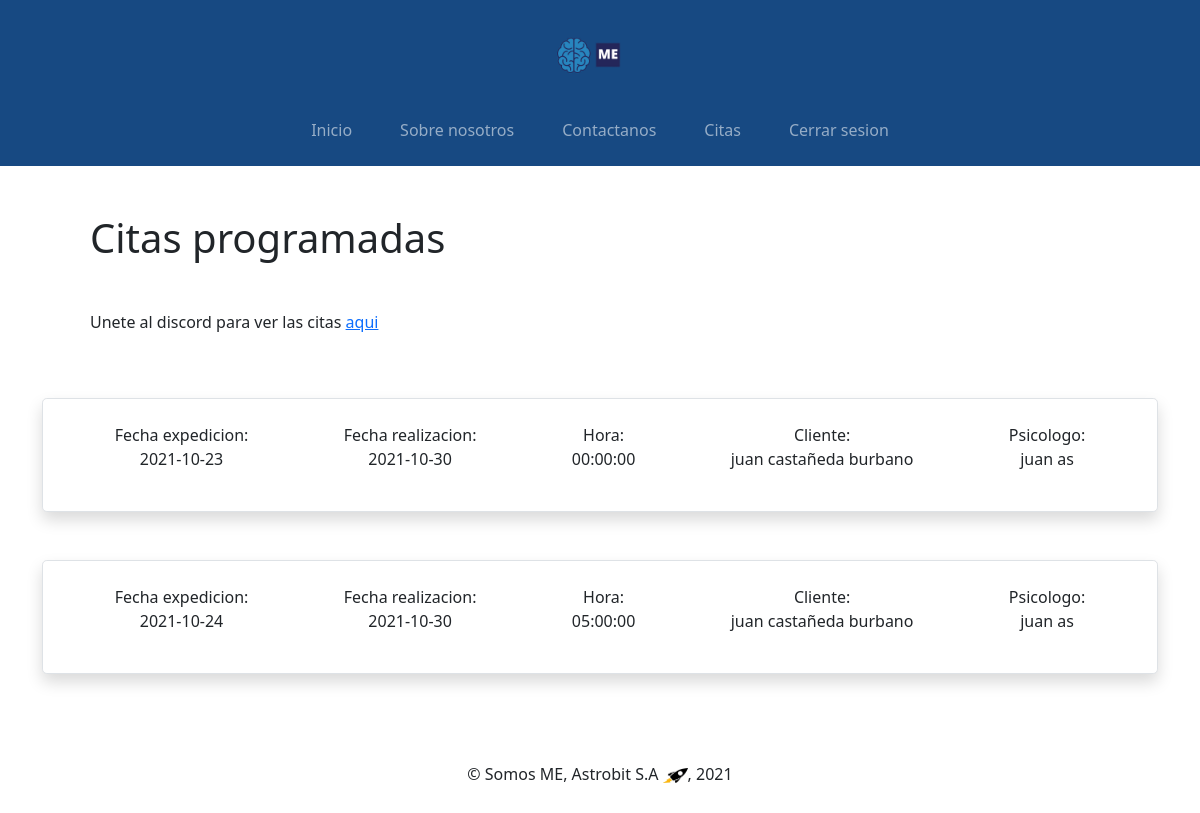
/citas (signed in), run on the app's committed database.
### tables this page shows
CREATE TABLE `programacion_citas` (
  `idProgramacionC` int(11) NOT NULL,
  `fechaExpedicion` timestamp NOT NULL DEFAULT current_timestamp() ON UPDATE current_timestamp(),
  `fechaRealizacion` datetime NOT NULL,
  `idCliente` varchar(12) NOT NULL,
  `idPsicologo` varchar(12) NOT NULL,
  `observada` varchar(2) NOT NULL
);

CREATE TABLE `clientes` (
  `documentoId` varchar(12) NOT NULL,
  `nombres` varchar(45) NOT NULL,
  `apellidos` varchar(45) NOT NULL,
  `telefono` varchar(12) NOT NULL,
  `edad` int(3) NOT NULL
);

CREATE TABLE `psicologos` (
  `documentoId` varchar(12) NOT NULL,
  `nombres` varchar(45) NOT NULL,
  `apellidos` varchar(45) NOT NULL,
  `telefono` varchar(12) NOT NULL,
  `hojaVida` varchar(30) NOT NULL
);

### libs/view.php (called while the page is built, shortened)
<?php
class View{
    function render($nombre){
        require 'views/'. $nombre .'.php';
    }
}
?>

### index.php (called while the page is built, shortened)
<?php
require_once 'libs/database.php';
require_once 'libs/view.php';
$app = new App;
?>

### models/citasmodel.php (called while the page is built, shortened)
<?php
class CitasModel extends Model{
    public function getCliente(){
        $items = [];
        try{
            $query = $this->db->connect()->query('SELECT * FROM clientes');
            while($row = $query->fetch()){
                $item = new Cliente;
                $item->documentoId = $row[0];
                $item->nombres = $row[1];
                $item->apellidos = $row[2];
                $item->telefono = $row[3];
                $item->edad = $row[4];
                array_push($items, $item);
            }
            return $items;
        }catch(PDOException $e){
            return [];
        }
    }
    public function getPsicologo(){
        $items = [];
        try{
            $query = $this->db->connect()->query('SELECT * FROM psicologos');
            while($row = $query->fetch()){
                $item = new Psicologo;
                $item->documentoId = $row[0];
                $item->nombres = $row[1];
                $item->apellidos = $row[2];
                $item->telefono = $row[3];
                $item->hojavida = $row[4];
                array_push($items, $item);
            }
            return $items;
        }catch(PDOException $e){
            return [];
        }
    }
    public function getCitasAgregadas(){
        $items = [];
        $id = $_SESSION['id'];
        try{
            $query = $this->db->connect()->query("SELECT * FROM programacion_citas WHERE observada = 'no' AND (idCliente = $id OR idPsicologo = $id)");
            while($row = $query->fetch()){
                $item = new CitaAgregada;
                $item->idcitas = $row[0];
                $item->fechexp = $row[1];
                $item->fechrea = $row[2];
                $item->cliente = $row[3];
                $item->psicologo = $row[4];
                $item->observada = $row[5];
                array_push($items, $item);
            }
            return $items;
        }catch(PDOException $e){
            return [];
        }
    }
}
?>

### libs/database.php (called while the page is built)
<?php
class Database{
    private $host;
    private $db;
    private $user;
    private $password;
    private $charset;
    public function __construct(){
        $this->host = constant('HOST');
        $this->db = constant('DB');
        $this->user = constant('USER');
        $this->password = constant('PASSWORD');
        $this->charset = constant('CHARSET');
    }
    function connect(){
        try{
            $connection = "mysql:host=" . $this->host . ";dbname=" . $this->db . ";charset=" . $this->charset;
            $options = [
                PDO::ATTR_ERRMODE            => PDO::ERRMODE_EXCEPTION,
                PDO::ATTR_EMULATE_PREPARES   => false,
            ];
            $pdo = new PDO($connection, $this->user, $this->password, $options);
            return $pdo;
        }catch(PDOException $e){
            print_r('Error connection: ' . $e->getMessage());
        }
    }
}
?>

### views/clienteapp/index.php (the view, shortened to what this page needs)
<!DOCTYPE html>
<html lang="en">
<head>
</head>
<body>
    <?php require 'views/header.php' ?>
    <div class="container">
        <div class="row p-5">
            <div class="col-sm-12">
                <h1 class="mb-5">Citas programadas</h1>
                <p>Unete al discord para ver las citas <a href="https://discord.gg/xnanWRrR4C">aqui</a></p>
            </div>
        </div>
        <div class="row">
            <div class="col-sm-12">
                <?php
                foreach($this->citasagregadas as $row){
                    $citas = $row;
                    $fecha = explode(' ', $citas->fechrea);
                ?>
                <div class="d-flex justify-content-around shadow p-4 mb-5 bg-body rounded-3 text-center align-items-center align-content-center border">
                    <p>Fecha expedicion: <br><?php echo explode(' ',$citas->fechexp)[0]; ?></p>
                    <p>Fecha realizacion: <br><?php echo $fecha[0] ?></p>
                    <p>Hora: <br><?php echo $fecha[1] ?></p>
                    <p><?php
                        foreach($this->clientes as $rowc){
                            $cliente = $rowc;
                            if($cliente->documentoId == $citas->cliente){
                                echo 'Cliente: <br>'.$cliente->nombres.' '.$cliente->apellidos;
                            }
                        }
                        ?></p>
                    <p><?php
                        foreach($this->psicologos as $rowp){
                            $psicologo = $rowp;
                            if($psicologo->documentoId == $citas->psicologo){
                                echo 'Psicologo: <br>'.$psicologo->nombres.' '.$psicologo->apellidos;
                            }
                        }
                        ?></p>
                </div>
                <?php } ?>
            </div>
        </div>
    </div>
    <?php require 'views/footer.php' ?>
</body>
</html>

### public/css/default.css (style rules this page uses)
body { position: relative; min-height: 100vh; padding-bottom: 128px; }

### data on the page
programacion_citas: fechaExpedicion "2021-10-23", fechaRealizacion "2021-10-30", fechaRealizacion "00:00:00"
clientes: nombres "juan", apellidos "castañeda burbano"
psicologos: nombres "juan", apellidos "as"
programacion_citas: fechaExpedicion "2021-10-24", fechaRealizacion "2021-10-30", fechaRealizacion "05:00:00"
